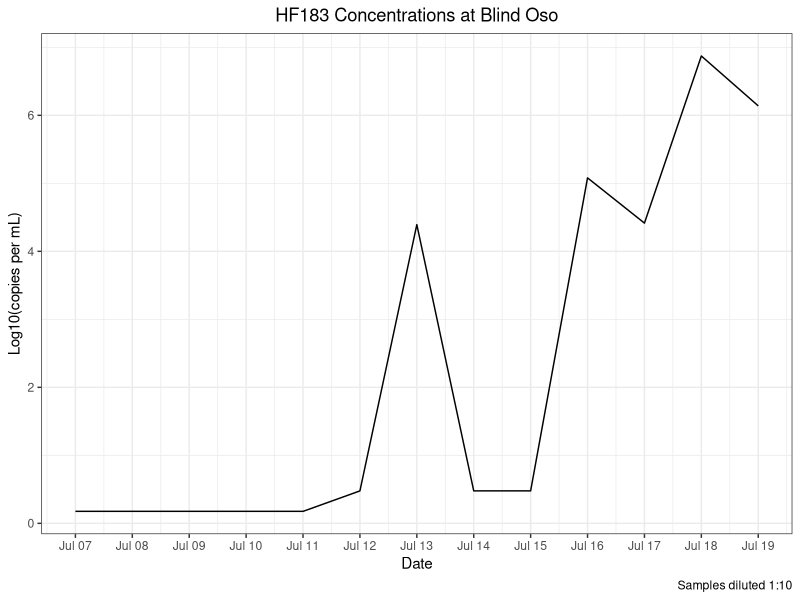
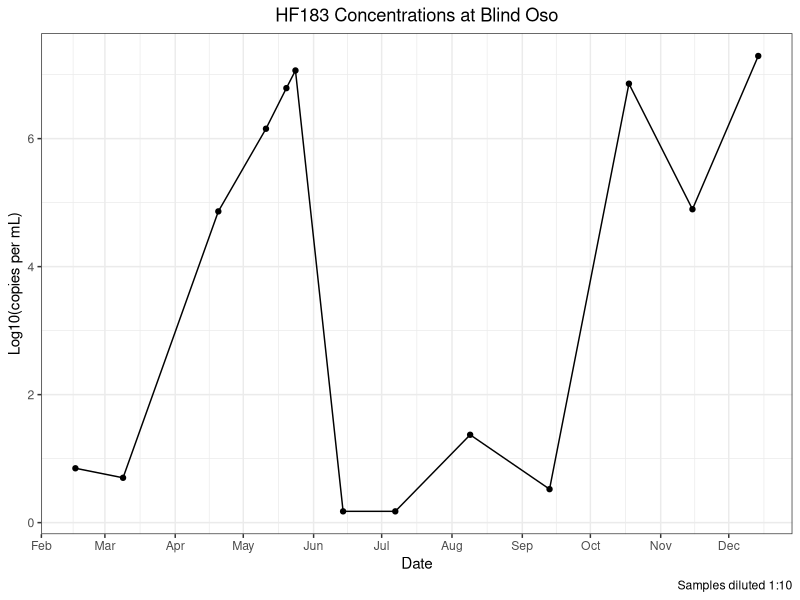
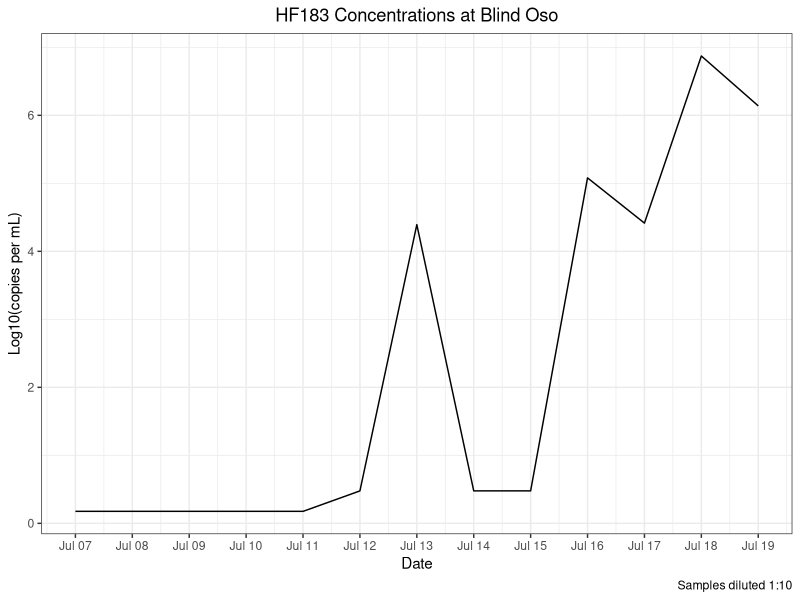

Reproduce these figures in R, in order.
## ---- chunk 1
library(here)
library(tidyverse)
## ---- chunk 2
bo<- read_csv(here("data", "processed_data", "qpcr", "hf183", "bo_hf183.csv"))
## ---- chunk 3
daily<-
  bo %>%
  filter(type %in% "Daily")

monthly<-
  bo %>%
  filter(type %in% "Monthly" |
           date %in% as.Date('2022-07-07'))
## ---- chunk 4
daily %>%
  ggplot() + 
  geom_line(
    aes(x = date, 
        y = log10(hf_copies_mL)))+
  scale_x_date(date_breaks= "1 day", date_labels = "%b %d")+
  theme_bw() +
  labs(x = "Date",
       y = "Log10(copies per mL)",
       title = "HF183 Concentrations at Blind Oso",
       caption = "Samples diluted 1:10")+
  theme(plot.title = element_text(hjust = 0.5))

ggsave(here("results", "plots", "qpcr", "hf183_daily.png"))
## ---- chunk 5
monthly %>%
  ggplot() + 
  geom_line(
    aes(x = date, 
        y = log10(hf_copies_mL))) +
  geom_point(
    aes(x = date, 
        y = log10(hf_copies_mL)))+
   scale_x_date(date_breaks="1 month", date_labels="%b") +
  theme_bw() + 
  labs(x = "Date", 
       y = "Log10(copies per mL)",
       title = "HF183 Concentrations at Blind Oso",
       caption = "Samples diluted 1:10")+
  theme(plot.title = element_text(hjust = 0.5))
   
